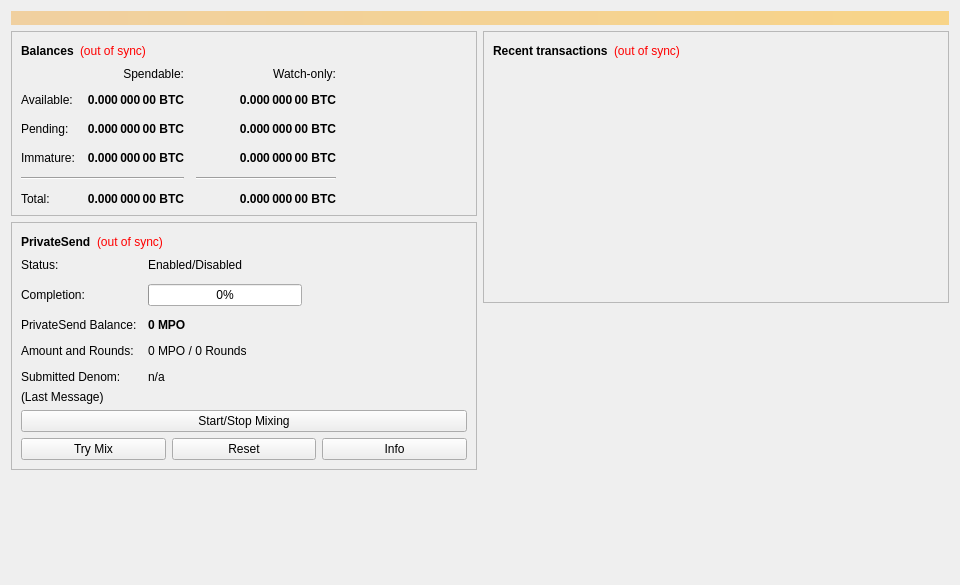
<?xml version="1.0" encoding="UTF-8"?>
<ui version="4.0">
 <class>OverviewPage</class>
 <widget class="QWidget" name="OverviewPage">
  <property name="geometry">
   <rect>
    <x>0</x>
    <y>0</y>
    <width>960</width>
    <height>585</height>
   </rect>
  </property>
  <property name="minimumSize">
   <size>
    <width>960</width>
    <height>0</height>
   </size>
  </property>
  <property name="windowTitle">
   <string>Form</string>
  </property>
  <layout class="QVBoxLayout" name="topLayout">
   <item>
    <widget class="QLabel" name="labelAlerts">
     <property name="visible">
      <bool>false</bool>
     </property>
     <property name="styleSheet">
      <string notr="true">QLabel { background-color: qlineargradient(x1: 0, y1: 0, x2: 1, y2: 0, stop:0 #F0D0A0, stop:1 #F8D488); color:#000000; }</string>
     </property>
     <property name="wordWrap">
      <bool>true</bool>
     </property>
     <property name="margin">
      <number>3</number>
     </property>
     <property name="textInteractionFlags">
      <set>Qt::TextSelectableByMouse</set>
     </property>
    </widget>
   </item>
   <item>
    <layout class="QHBoxLayout" name="horizontalLayout" stretch="1,1">
     <item>
      <layout class="QVBoxLayout" name="verticalLayout_2">
       <item>
        <widget class="QFrame" name="frame">
         <property name="frameShape">
          <enum>QFrame::StyledPanel</enum>
         </property>
         <property name="frameShadow">
          <enum>QFrame::Raised</enum>
         </property>
         <layout class="QVBoxLayout" name="verticalLayout_4">
          <item>
           <layout class="QHBoxLayout" name="horizontalLayout_4">
            <item>
             <widget class="QLabel" name="label_5">
              <property name="font">
               <font>
                <weight>75</weight>
                <bold>true</bold>
               </font>
              </property>
              <property name="text">
               <string>Balances</string>
              </property>
             </widget>
            </item>
            <item>
             <widget class="QLabel" name="labelWalletStatus">
              <property name="toolTip">
               <string>The displayed information may be out of date. Your wallet automatically synchronizes with the Mpower network after a connection is established, but this process has not completed yet.</string>
              </property>
              <property name="styleSheet">
               <string notr="true">QLabel { color: red; }</string>
              </property>
              <property name="text">
               <string notr="true">(out of sync)</string>
              </property>
              <property name="alignment">
               <set>Qt::AlignLeading|Qt::AlignLeft|Qt::AlignVCenter</set>
              </property>
             </widget>
            </item>
            <item>
             <spacer name="horizontalSpacer_3">
              <property name="orientation">
               <enum>Qt::Horizontal</enum>
              </property>
              <property name="sizeHint" stdset="0">
               <size>
                <width>40</width>
                <height>20</height>
               </size>
              </property>
             </spacer>
            </item>
           </layout>
          </item>
          <item>
           <layout class="QGridLayout" name="gridLayout">
            <property name="spacing">
             <number>12</number>
            </property>
            <item row="2" column="2">
             <widget class="QLabel" name="labelWatchPending">
              <property name="font">
               <font>
                <weight>75</weight>
                <bold>true</bold>
               </font>
              </property>
              <property name="cursor">
               <cursorShape>IBeamCursor</cursorShape>
              </property>
              <property name="toolTip">
               <string>Unconfirmed transactions to watch-only addresses</string>
              </property>
              <property name="text">
               <string notr="true">0.000 000 00 BTC</string>
              </property>
              <property name="alignment">
               <set>Qt::AlignRight|Qt::AlignTrailing|Qt::AlignVCenter</set>
              </property>
              <property name="textInteractionFlags">
               <set>Qt::LinksAccessibleByMouse|Qt::TextSelectableByKeyboard|Qt::TextSelectableByMouse</set>
              </property>
             </widget>
            </item>
            <item row="2" column="1">
             <widget class="QLabel" name="labelUnconfirmed">
              <property name="font">
               <font>
                <weight>75</weight>
                <bold>true</bold>
               </font>
              </property>
              <property name="cursor">
               <cursorShape>IBeamCursor</cursorShape>
              </property>
              <property name="toolTip">
               <string>Total of transactions that have yet to be confirmed, and do not yet count toward the spendable balance</string>
              </property>
              <property name="text">
               <string notr="true">0.000 000 00 BTC</string>
              </property>
              <property name="alignment">
               <set>Qt::AlignRight|Qt::AlignTrailing|Qt::AlignVCenter</set>
              </property>
              <property name="textInteractionFlags">
               <set>Qt::LinksAccessibleByMouse|Qt::TextSelectableByKeyboard|Qt::TextSelectableByMouse</set>
              </property>
             </widget>
            </item>
            <item row="3" column="2">
             <widget class="QLabel" name="labelWatchImmature">
              <property name="font">
               <font>
                <weight>75</weight>
                <bold>true</bold>
               </font>
              </property>
              <property name="cursor">
               <cursorShape>IBeamCursor</cursorShape>
              </property>
              <property name="toolTip">
               <string>Mined balance in watch-only addresses that has not yet matured</string>
              </property>
              <property name="text">
               <string notr="true">0.000 000 00 BTC</string>
              </property>
              <property name="alignment">
               <set>Qt::AlignRight|Qt::AlignTrailing|Qt::AlignVCenter</set>
              </property>
              <property name="textInteractionFlags">
               <set>Qt::LinksAccessibleByMouse|Qt::TextSelectableByKeyboard|Qt::TextSelectableByMouse</set>
              </property>
             </widget>
            </item>
            <item row="4" column="0" colspan="2">
             <widget class="Line" name="lineSpendableBalance">
              <property name="orientation">
               <enum>Qt::Horizontal</enum>
              </property>
             </widget>
            </item>
            <item row="4" column="2">
             <widget class="Line" name="lineWatchBalance">
              <property name="sizePolicy">
               <sizepolicy hsizetype="Preferred" vsizetype="Fixed">
                <horstretch>0</horstretch>
                <verstretch>0</verstretch>
               </sizepolicy>
              </property>
              <property name="minimumSize">
               <size>
                <width>140</width>
                <height>0</height>
               </size>
              </property>
              <property name="orientation">
               <enum>Qt::Horizontal</enum>
              </property>
             </widget>
            </item>
            <item row="5" column="0">
             <widget class="QLabel" name="labelTotalText">
              <property name="text">
               <string>Total:</string>
              </property>
             </widget>
            </item>
            <item row="3" column="1">
             <widget class="QLabel" name="labelImmature">
              <property name="font">
               <font>
                <weight>75</weight>
                <bold>true</bold>
               </font>
              </property>
              <property name="cursor">
               <cursorShape>IBeamCursor</cursorShape>
              </property>
              <property name="toolTip">
               <string>Mined balance that has not yet matured</string>
              </property>
              <property name="text">
               <string notr="true">0.000 000 00 BTC</string>
              </property>
              <property name="alignment">
               <set>Qt::AlignRight|Qt::AlignTrailing|Qt::AlignVCenter</set>
              </property>
              <property name="textInteractionFlags">
               <set>Qt::LinksAccessibleByMouse|Qt::TextSelectableByKeyboard|Qt::TextSelectableByMouse</set>
              </property>
             </widget>
            </item>
            <item row="2" column="3">
             <spacer name="horizontalSpacer_2">
              <property name="orientation">
               <enum>Qt::Horizontal</enum>
              </property>
              <property name="sizeHint" stdset="0">
               <size>
                <width>40</width>
                <height>20</height>
               </size>
              </property>
             </spacer>
            </item>
            <item row="3" column="0">
             <widget class="QLabel" name="labelImmatureText">
              <property name="text">
               <string>Immature:</string>
              </property>
             </widget>
            </item>
            <item row="5" column="1">
             <widget class="QLabel" name="labelTotal">
              <property name="font">
               <font>
                <weight>75</weight>
                <bold>true</bold>
               </font>
              </property>
              <property name="cursor">
               <cursorShape>IBeamCursor</cursorShape>
              </property>
              <property name="toolTip">
               <string>Your current total balance</string>
              </property>
              <property name="text">
               <string notr="true">0.000 000 00 BTC</string>
              </property>
              <property name="alignment">
               <set>Qt::AlignRight|Qt::AlignTrailing|Qt::AlignVCenter</set>
              </property>
              <property name="textInteractionFlags">
               <set>Qt::LinksAccessibleByMouse|Qt::TextSelectableByKeyboard|Qt::TextSelectableByMouse</set>
              </property>
             </widget>
            </item>
            <item row="5" column="2">
             <widget class="QLabel" name="labelWatchTotal">
              <property name="font">
               <font>
                <weight>75</weight>
                <bold>true</bold>
               </font>
              </property>
              <property name="cursor">
               <cursorShape>IBeamCursor</cursorShape>
              </property>
              <property name="toolTip">
               <string>Current total balance in watch-only addresses</string>
              </property>
              <property name="text">
               <string notr="true">0.000 000 00 BTC</string>
              </property>
              <property name="alignment">
               <set>Qt::AlignRight|Qt::AlignTrailing|Qt::AlignVCenter</set>
              </property>
              <property name="textInteractionFlags">
               <set>Qt::LinksAccessibleByMouse|Qt::TextSelectableByKeyboard|Qt::TextSelectableByMouse</set>
              </property>
             </widget>
            </item>
            <item row="0" column="2">
             <widget class="QLabel" name="labelWatchonly">
              <property name="text">
               <string>Watch-only:</string>
              </property>
              <property name="alignment">
               <set>Qt::AlignRight|Qt::AlignTrailing|Qt::AlignVCenter</set>
              </property>
             </widget>
            </item>
            <item row="1" column="0">
             <widget class="QLabel" name="labelBalanceText">
              <property name="text">
               <string>Available:</string>
              </property>
             </widget>
            </item>
            <item row="1" column="1">
             <widget class="QLabel" name="labelBalance">
              <property name="font">
               <font>
                <weight>75</weight>
                <bold>true</bold>
               </font>
              </property>
              <property name="cursor">
               <cursorShape>IBeamCursor</cursorShape>
              </property>
              <property name="toolTip">
               <string>Your current spendable balance</string>
              </property>
              <property name="text">
               <string notr="true">0.000 000 00 BTC</string>
              </property>
              <property name="alignment">
               <set>Qt::AlignRight|Qt::AlignTrailing|Qt::AlignVCenter</set>
              </property>
              <property name="textInteractionFlags">
               <set>Qt::LinksAccessibleByMouse|Qt::TextSelectableByKeyboard|Qt::TextSelectableByMouse</set>
              </property>
             </widget>
            </item>
            <item row="1" column="2">
             <widget class="QLabel" name="labelWatchAvailable">
              <property name="font">
               <font>
                <weight>75</weight>
                <bold>true</bold>
               </font>
              </property>
              <property name="cursor">
               <cursorShape>IBeamCursor</cursorShape>
              </property>
              <property name="toolTip">
               <string>Your current balance in watch-only addresses</string>
              </property>
              <property name="text">
               <string notr="true">0.000 000 00 BTC</string>
              </property>
              <property name="alignment">
               <set>Qt::AlignRight|Qt::AlignTrailing|Qt::AlignVCenter</set>
              </property>
              <property name="textInteractionFlags">
               <set>Qt::LinksAccessibleByMouse|Qt::TextSelectableByKeyboard|Qt::TextSelectableByMouse</set>
              </property>
             </widget>
            </item>
            <item row="2" column="0">
             <widget class="QLabel" name="labelPendingText">
              <property name="text">
               <string>Pending:</string>
              </property>
             </widget>
            </item>
            <item row="0" column="1">
             <widget class="QLabel" name="labelSpendable">
              <property name="text">
               <string>Spendable:</string>
              </property>
              <property name="alignment">
               <set>Qt::AlignRight|Qt::AlignTrailing|Qt::AlignVCenter</set>
              </property>
             </widget>
            </item>
           </layout>
          </item>
         </layout>
        </widget>
       </item>
       <item>
        <widget class="QFrame" name="framePrivateSend">
         <property name="layoutDirection">
          <enum>Qt::LeftToRight</enum>
         </property>
         <property name="frameShape">
          <enum>QFrame::StyledPanel</enum>
         </property>
         <property name="frameShadow">
          <enum>QFrame::Raised</enum>
         </property>
         <layout class="QVBoxLayout" name="VerticalLayout_PS1">
          <item>
           <layout class="QHBoxLayout" name="horizontalLayout_5">
            <item>
             <widget class="QLabel" name="labelPrivateSendHeader">
              <property name="font">
               <font>
                <weight>75</weight>
                <bold>true</bold>
               </font>
              </property>
              <property name="text">
               <string>PrivateSend</string>
              </property>
             </widget>
            </item>
            <item>
             <widget class="QLabel" name="labelPrivateSendSyncStatus">
              <property name="toolTip">
               <string>The displayed information may be out of date. Your wallet automatically synchronizes with the Mpower network after a connection is established, but this process has not completed yet.</string>
              </property>
              <property name="styleSheet">
               <string notr="true">QLabel { color: red; }</string>
              </property>
              <property name="text">
               <string notr="true">(out of sync)</string>
              </property>
              <property name="alignment">
               <set>Qt::AlignLeading|Qt::AlignLeft|Qt::AlignVCenter</set>
              </property>
             </widget>
            </item>
            <item>
             <spacer name="horizontalSpacer_4">
              <property name="orientation">
               <enum>Qt::Horizontal</enum>
              </property>
              <property name="sizeHint" stdset="0">
               <size>
                <width>40</width>
                <height>20</height>
               </size>
              </property>
             </spacer>
            </item>
           </layout>
          </item>
          <item>
           <layout class="QFormLayout" name="privateSendFormLayout">
            <property name="fieldGrowthPolicy">
             <enum>QFormLayout::AllNonFixedFieldsGrow</enum>
            </property>
            <property name="horizontalSpacing">
             <number>11</number>
            </property>
            <property name="verticalSpacing">
             <number>12</number>
            </property>
            <item row="0" column="0">
             <widget class="QLabel" name="labelPrivateSendEnabledText">
              <property name="text">
               <string>Status:</string>
              </property>
             </widget>
            </item>
            <item row="0" column="1">
             <widget class="QLabel" name="labelPrivateSendEnabled">
              <property name="text">
               <string>Enabled/Disabled</string>
              </property>
             </widget>
            </item>
            <item row="1" column="0">
             <widget class="QLabel" name="labelCompletitionText">
              <property name="text">
               <string>Completion:</string>
              </property>
             </widget>
            </item>
            <item row="1" column="1">
             <widget class="QProgressBar" name="privateSendProgress">
              <property name="maximumSize">
               <size>
                <width>154</width>
                <height>16777215</height>
               </size>
              </property>
              <property name="value">
               <number>0</number>
              </property>
             </widget>
            </item>
            <item row="2" column="0">
             <widget class="QLabel" name="labelAnonymizedText">
              <property name="text">
               <string>PrivateSend Balance:</string>
              </property>
             </widget>
            </item>
            <item row="2" column="1">
             <widget class="QLabel" name="labelAnonymized">
              <property name="font">
               <font>
                <weight>75</weight>
                <bold>true</bold>
               </font>
              </property>
              <property name="text">
               <string notr="true">0 MPO</string>
              </property>
             </widget>
            </item>
            <item row="3" column="0">
             <widget class="QLabel" name="labelAmountAndRoundsText">
              <property name="text">
               <string>Amount and Rounds:</string>
              </property>
             </widget>
            </item>
            <item row="3" column="1">
             <widget class="QLabel" name="labelAmountRounds">
              <property name="text">
               <string>0 MPO / 0 Rounds</string>
              </property>
             </widget>
            </item>
            <item row="4" column="0">
             <widget class="QLabel" name="labelSubmittedDenomText">
              <property name="text">
               <string>Submitted Denom:</string>
              </property>
             </widget>
            </item>
            <item row="4" column="1">
             <widget class="QLabel" name="labelSubmittedDenom">
              <property name="toolTip">
               <string>The denominations you submitted to the Masternode.&lt;br&gt;To mix, other users must submit the exact same denominations.</string>
              </property>
              <property name="text">
               <string>n/a</string>
              </property>
             </widget>
            </item>
           </layout>
          </item>
          <item>
           <layout class="QVBoxLayout" name="VerticalLayout_PS">
            <item>
             <widget class="QLabel" name="labelPrivateSendLastMessage">
              <property name="text">
               <string>(Last Message)</string>
              </property>
              <property name="alignment">
               <set>Qt::AlignLeading|Qt::AlignLeft|Qt::AlignTop</set>
              </property>
              <property name="wordWrap">
               <bool>true</bool>
              </property>
             </widget>
            </item>
            <item>
             <widget class="QPushButton" name="togglePrivateSend">
              <property name="sizePolicy">
               <sizepolicy hsizetype="MinimumExpanding" vsizetype="Fixed">
                <horstretch>0</horstretch>
                <verstretch>0</verstretch>
               </sizepolicy>
              </property>
              <property name="text">
               <string>Start/Stop Mixing</string>
              </property>
             </widget>
            </item>
            <item>
             <layout class="QHBoxLayout" name="horizontalLayout_debugbuttons">
              <item>
               <widget class="QPushButton" name="privateSendAuto">
                <property name="sizePolicy">
                 <sizepolicy hsizetype="MinimumExpanding" vsizetype="Fixed">
                  <horstretch>0</horstretch>
                  <verstretch>0</verstretch>
                 </sizepolicy>
                </property>
                <property name="toolTip">
                 <string>Try to manually submit a PrivateSend request.</string>
                </property>
                <property name="text">
                 <string>Try Mix</string>
                </property>
               </widget>
              </item>
              <item>
               <widget class="QPushButton" name="privateSendReset">
                <property name="sizePolicy">
                 <sizepolicy hsizetype="MinimumExpanding" vsizetype="Fixed">
                  <horstretch>0</horstretch>
                  <verstretch>0</verstretch>
                 </sizepolicy>
                </property>
                <property name="toolTip">
                 <string>Reset the current status of PrivateSend (can interrupt PrivateSend if it's in the process of Mixing, which can cost you money!)</string>
                </property>
                <property name="autoFillBackground">
                 <bool>false</bool>
                </property>
                <property name="text">
                 <string>Reset</string>
                </property>
               </widget>
              </item>
              <item>
               <widget class="QPushButton" name="privateSendInfo">
                <property name="sizePolicy">
                 <sizepolicy hsizetype="MinimumExpanding" vsizetype="Fixed">
                  <horstretch>0</horstretch>
                  <verstretch>0</verstretch>
                 </sizepolicy>
                </property>
                <property name="toolTip">
                 <string>Information about PrivateSend and Mixing</string>
                </property>
                <property name="text">
                 <string>Info</string>
                </property>
               </widget>
              </item>
             </layout>
            </item>
           </layout>
          </item>
         </layout>
        </widget>
       </item>
       <item>
        <spacer name="verticalSpacer">
         <property name="orientation">
          <enum>Qt::Vertical</enum>
         </property>
         <property name="sizeHint" stdset="0">
          <size>
           <width>20</width>
           <height>40</height>
          </size>
         </property>
        </spacer>
       </item>
      </layout>
     </item>
     <item>
      <layout class="QVBoxLayout" name="verticalLayout_3">
       <item>
        <widget class="QFrame" name="frame_2">
         <property name="frameShape">
          <enum>QFrame::StyledPanel</enum>
         </property>
         <property name="frameShadow">
          <enum>QFrame::Raised</enum>
         </property>
         <layout class="QVBoxLayout" name="verticalLayout">
          <item>
           <layout class="QHBoxLayout" name="horizontalLayout_2">
            <item>
             <widget class="QLabel" name="label_4">
              <property name="font">
               <font>
                <weight>75</weight>
                <bold>true</bold>
               </font>
              </property>
              <property name="text">
               <string>Recent transactions</string>
              </property>
             </widget>
            </item>
            <item>
             <widget class="QLabel" name="labelTransactionsStatus">
              <property name="toolTip">
               <string>The displayed information may be out of date. Your wallet automatically synchronizes with the Mpower network after a connection is established, but this process has not completed yet.</string>
              </property>
              <property name="styleSheet">
               <string notr="true">QLabel { color: red; }</string>
              </property>
              <property name="text">
               <string notr="true">(out of sync)</string>
              </property>
              <property name="alignment">
               <set>Qt::AlignLeading|Qt::AlignLeft|Qt::AlignVCenter</set>
              </property>
             </widget>
            </item>
            <item>
             <spacer name="horizontalSpacer">
              <property name="orientation">
               <enum>Qt::Horizontal</enum>
              </property>
              <property name="sizeHint" stdset="0">
               <size>
                <width>40</width>
                <height>20</height>
               </size>
              </property>
             </spacer>
            </item>
           </layout>
          </item>
          <item>
           <widget class="QListView" name="listTransactions">
            <property name="styleSheet">
             <string notr="true">QListView { background: transparent; }</string>
            </property>
            <property name="frameShape">
             <enum>QFrame::NoFrame</enum>
            </property>
            <property name="verticalScrollBarPolicy">
             <enum>Qt::ScrollBarAlwaysOff</enum>
            </property>
            <property name="horizontalScrollBarPolicy">
             <enum>Qt::ScrollBarAlwaysOff</enum>
            </property>
            <property name="selectionMode">
             <enum>QAbstractItemView::NoSelection</enum>
            </property>
           </widget>
          </item>
         </layout>
        </widget>
       </item>
       <item>
        <spacer name="verticalSpacer_2">
         <property name="orientation">
          <enum>Qt::Vertical</enum>
         </property>
         <property name="sizeHint" stdset="0">
          <size>
           <width>20</width>
           <height>40</height>
          </size>
         </property>
        </spacer>
       </item>
      </layout>
     </item>
    </layout>
   </item>
  </layout>
 </widget>
 <resources/>
 <connections/>
</ui>
